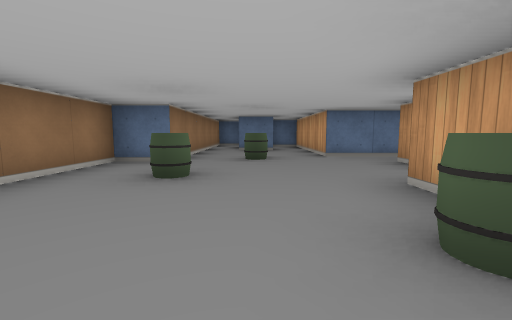
view 1 (above)

17 first-person views from a walk through a cub3D maze. The camera is about half as high as the walls, tilts 6° down and sees 90° across. The floor is counted in squares. Each view is taken from the middle of a square. On the plan, view 1 faces up. The plan holds only what a view shows up to about 9 squares ahead; the rest is blank. The place goes on beyond the plan.

view 2
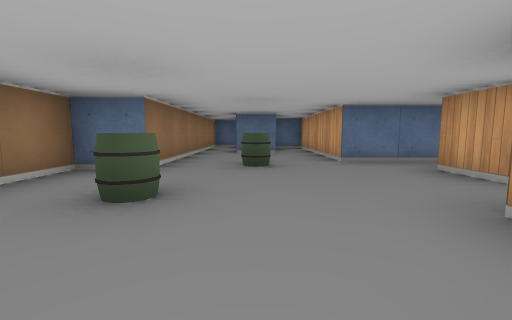

view 3
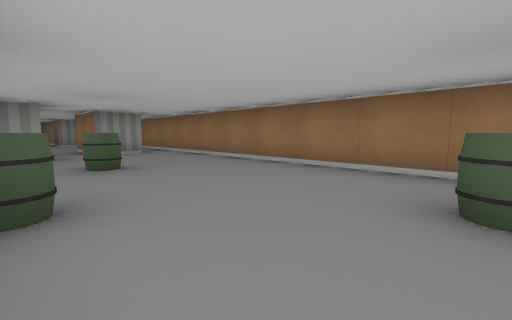

view 4
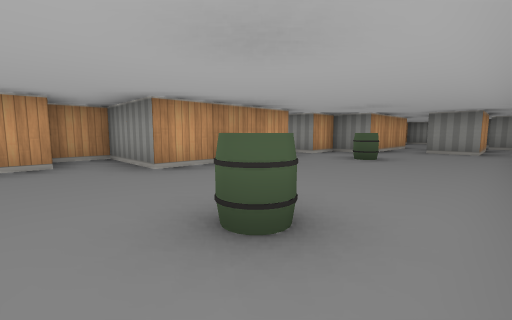

view 5
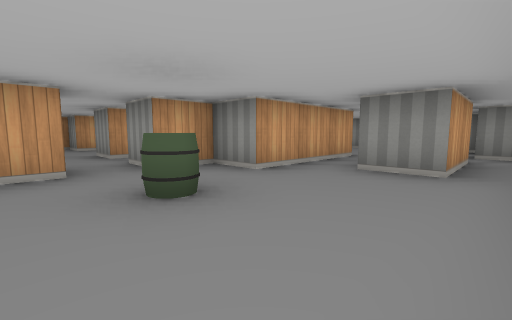

view 6
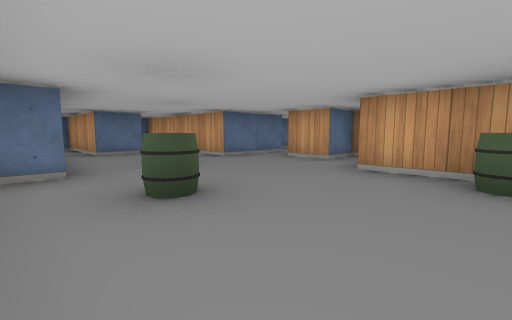

view 7
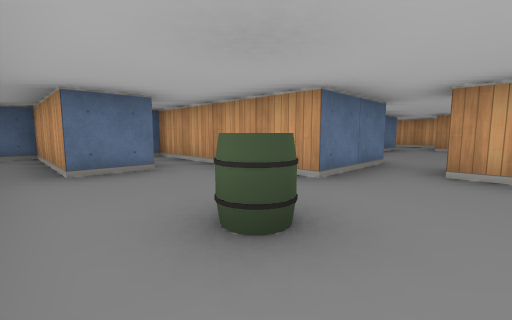

view 8
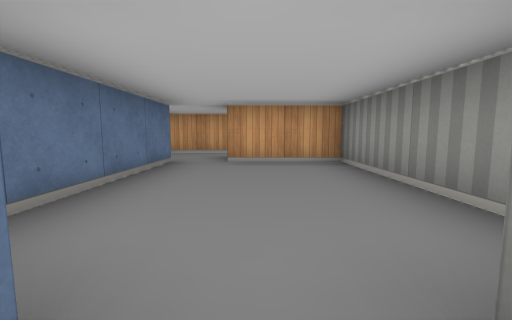

view 9
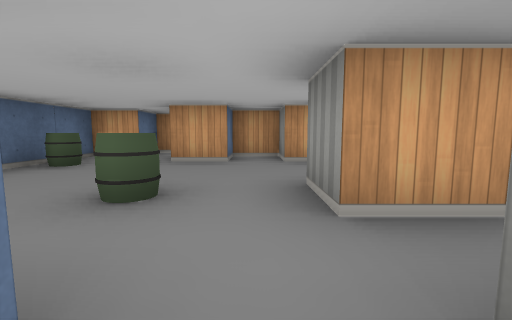

view 10
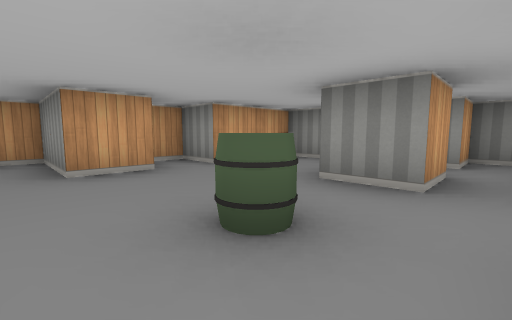

view 11
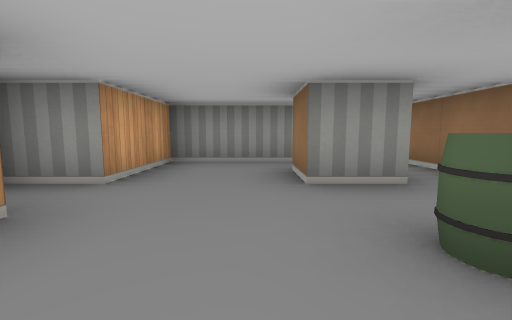

view 12
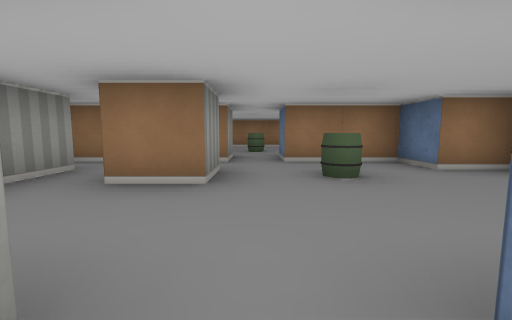

view 13
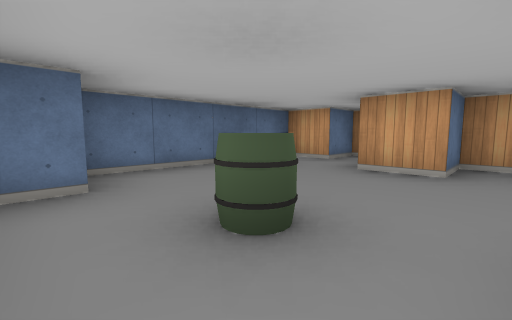

view 14
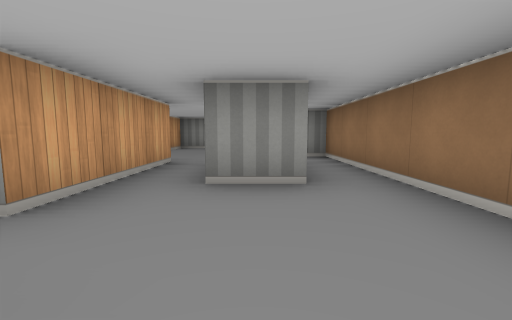

view 15
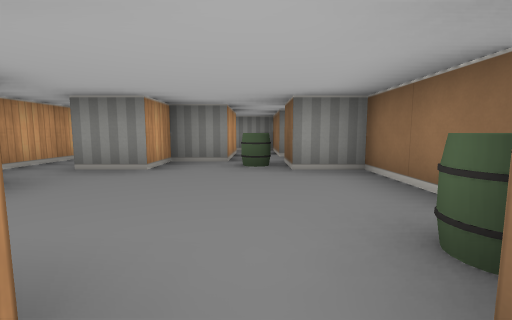

view 16
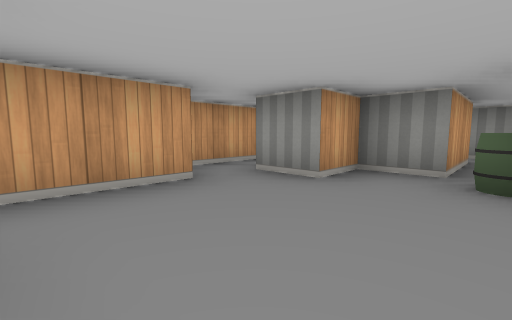

view 17
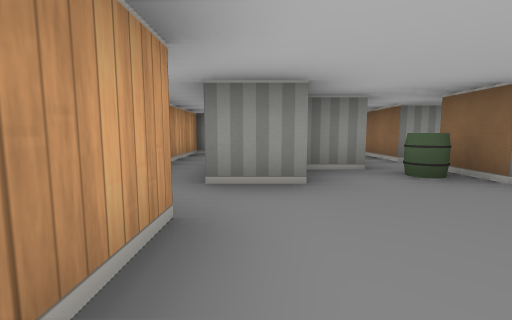

### Floor plan
Points are (right, up) in squares from view 1. A wall is a line through its corners. A room is listed if a view was taken in it or the views show most of it. See-through windows are left out.
Room 1 (views 1, 2, 3, 4, 5, 6, 7, 8, 9, 14, 15)
walls: (2.5, -0.5) (1.5, -0.5) (1.5, 2.5) (3.5, 2.5) (3.5, 3.5) (2.5, 3.5) (2.5, 4.5); (3.6, 5.5) (1.5, 5.5) (1.5, 9.5) (0.6, 9.5); (0.6, 7.5) (-0.5, 7.5) (-0.5, 10.5) (-1.1, 10.5); (-1.5, -3.5) (-0.5, -3.5) (-0.5, -5.4); (0.5, -5.6) (0.5, -2.5) (1.5, -2.5) (1.5, -1.5) (2.5, -1.5); (-1.5, 10.1) (-1.5, 4.5) (-2.5, 4.5) (-2.5, -3.5)
ways out: opening at (2, -1) to room 2; opening at (0, -4.5) to room 3; opening at (3, 5) to room 4; opening at (-2, -4.5) to room 5
objects: barrel (-1, 3); barrel (0, -1); barrel (0, 5); barrel (1, 1)
Room 2 (views 10, 11, 12, 13)
walls: (2.5, -1.5) (2.5, -4.2); (3.5, -2.6) (3.5, -1.5) (4.5, -1.5) (4.5, -2.5); (3.5, -3.5) (6.5, -3.5) (6.5, -1.5) (7.5, -1.5) (7.5, -0.5) (6.5, -0.5) (6.5, 0.5) (8.5, 0.5) (8.5, 1.5) (7.5, 1.5) (7.5, 2.5) (3.5, 2.5) (3.5, 1.5) (2.5, 1.5) (2.5, -0.5); (2.9, -4.5) (3.5, -4.5)
ways out: opening at (2, -1) to room 1
objects: barrel (4, 0); barrel (6, 2)
Room 3 (views 16, 17)
walls: (1.5, -8.5) (2.5, -8.5); (2.5, -7.6) (2.5, -5.9); (-1.5, -6.5) (-1.5, -8.5); (0.5, -9.5) (1.5, -9.5)
ways out: opening at (0, -4.5) to room 1; opening at (3, -8) to room 6
Room 4 (no view inside)
walls: (4.5, 3.5) (7.5, 3.5) (7.5, 5.5); (7.5, 6.5) (4.5, 6.5)
ways out: opening at (3, 5) to room 1; opening at (8, 6)
Room 5 (no view inside)
walls: (-1.5, -5.5) (-1.5, -3.5); (-2.5, -3.5) (-2.5, -6.5) (-1.5, -6.5)
ways out: opening at (-2, -4.5) to room 1
objects: barrel (-1, -6)
Room 6 (no view inside)
walls: (3.5, -12.5) (3.5, -8)
ways out: opening at (3, -8) to room 3; opening at (1, -12) to room 7
Room 7 (no view inside)
walls: (0.5, -11.6) (0.5, -10.4); (-0.5, -10.5) (-0.5, -12.5) (0.6, -12.5)
ways out: opening at (1, -12) to room 6; opening at (0, -11) to room 8
Room 8 (no view inside)
walls: (-0.5, -8.5) (-0.5, -9.5); (0.5, -10.4) (0.5, -9.5); (1.5, -9.5) (1.5, -8.5)
ways out: opening at (0, -11) to room 7; opening at (-1, -10)
objects: barrel (0, -9)

Where each view was taken, in squares from view 1:
view 1: 0 up, 0 right, facing up
view 2: 1 up, 0 right, facing up
view 3: 3 up, 1 right, facing down-left
view 4: 4 up, 2 left, facing down-right
view 5: 0 up, 2 left, facing down-right
view 6: 1 up, 2 left, facing up-right
view 7: 4 up, 1 left, facing up-right
view 8: 5 up, 3 right, facing right
view 9: 1 down, 2 right, facing right
view 10: 1 up, 3 right, facing down-right
view 11: 1 up, 5 right, facing down
view 12: 1 down, 7 right, facing left
view 13: 1 down, 3 right, facing up-right
view 14: 1 down, 1 left, facing down
view 15: 5 down, 0 right, facing down
view 16: 6 down, 0 right, facing down-right
view 17: 6 down, 2 right, facing down
